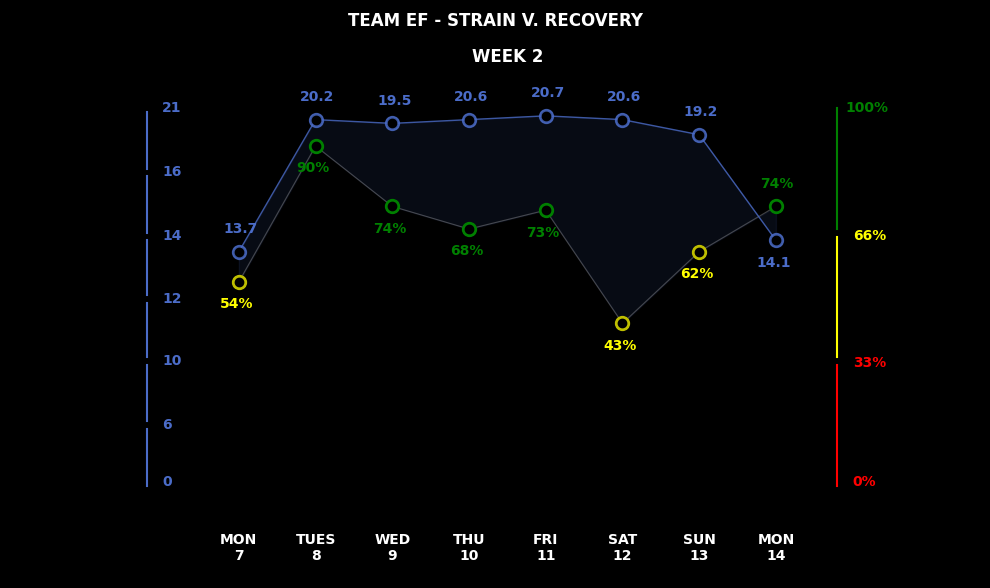

Write Python code to recreate this figure.
import matplotlib.pyplot as plt

# Defines the points of my plot
x = [7, 8, 9, 10, 11, 12, 13, 14]
strain_loc = [.62, .97, .96, .97, .98, .97, .93, .65]
recovery = [.54, .90, .74, .68, .73, .43, .62, .74]
strain = [13.7, 20.2, 19.5, 20.6, 20.7, 20.6, 19.2, 14.1]

# Make the background black for style
plt.style.use('dark_background')

# Creates the plot
fig, ax = plt.subplots()

# Defines the width and height of the plot
ax.axis([5.5, 15.5, -0.1, 1.1])

# Creates the faint blue fill between the 2 lines on the plot
ax.fill_between(x, recovery, strain_loc, color="#4b6cc8", alpha=0.1)

# Creates the Recovery points and line connecting them
ax.plot(x, recovery, color="gray", linewidth=0.8, alpha=0.5)
ax.plot([8, 9, 10, 11, 14], [.90, .74, .68, .73, .74], 'go', markersize=10)
ax.plot([7, 12, 13], [.54, .43, .62], 'yo', markersize=10)
ax.plot(x, recovery, 'bo', color='black', markersize=6)

# Creates the Strain points and the line connecting them
ax.plot(x, strain_loc, color="#4b6cc8", linewidth=1, alpha=0.8)
ax.plot(x, strain_loc, 'o', color="#4b6cc8", markersize=10, alpha=0.8)
ax.plot(x, strain_loc, 'o', color="black", markersize=6)

# Creates the right y-axis lines (colored red, yellow, and green)
ax.plot([14.8, 14.8], [0, .32], color="red", markersize=3)
ax.plot([14.8, 14.8], [.34, .66], color="yellow", markersize=3)
ax.plot([14.8, 14.8], [.68, 1], color="green", markersize=3)

# Creates the tick labels of the right y-axis
plt.annotate("0%", (15, 0), color="red", weight="bold")
plt.annotate("33%", (15, .315), color="red", weight="bold")
plt.annotate("66%", (15, .65), color="yellow", weight="bold")
plt.annotate("100%", (14.9, .99), color="green", weight="bold")

# Creates the left y-axis
ax.plot([5.8, 5.8], [0, .15], color="#4b6cc8")
ax.plot([5.8, 5.8], [.17, .32], color="#4b6cc8")
ax.plot([5.8, 5.8], [.34, .485], color="#4b6cc8")
ax.plot([5.8, 5.8], [.505, .65], color="#4b6cc8")
ax.plot([5.8, 5.8], [.67, .82], color="#4b6cc8")
ax.plot([5.8, 5.8], [.84, .99], color="#4b6cc8")

# Creates the tick labels of the left y-axis
plt.annotate(0, (6, 0), color="#4b6cc8", weight="bold")
plt.annotate(6, (6, .15), color="#4b6cc8", weight="bold")
plt.annotate(10, (6, .32), color="#4b6cc8", weight="bold")
plt.annotate(12, (6, .485), color="#4b6cc8", weight="bold")
plt.annotate(14, (6, .65), color="#4b6cc8", weight="bold")
plt.annotate(16, (6, .82), color="#4b6cc8", weight="bold")
plt.annotate(21, (6, .99), color="#4b6cc8", weight="bold")

# Removes the box that surrounds the plot (pre-set axes)
ax.spines["right"].set_color("black")
ax.spines["left"].set_color("black")
ax.spines["top"].set_color("black")
ax.spines["bottom"].set_color("black")

# Removes the x-axis and left y-axis
plt.tick_params(
    axis='both',
    which='both',
    bottom=False
)

# Removes the left y-axis ticks and labels
ax.get_yaxis().set_visible(False)

# Sets the x-axis labels
plt.xticks((7, 8, 9, 10, 11, 12, 13, 14), ("MON\n7", "TUES\n8", "WED\n9", "THU\n10",
                                           "FRI\n11", "SAT\n12", "SUN\n13", "MON\n14"), fontweight="bold")

# Labels all but the last set of points on the plot (all but "MON 14" points)
for i in range(0, 7):
    plt.annotate(strain[i], (x[i] - 0.2, strain_loc[i] + 0.05), color="#4b6cc8", weight="bold")
    if recovery[i] > 0.66:
        plt.annotate("{:.0%}".format(recovery[i]), (x[i] - 0.25, recovery[i] - 0.07), color="green", weight="bold")
    else:
        plt.annotate("{:.0%}".format(recovery[i]), (x[i] - 0.25, recovery[i] - 0.07), color="yellow", weight="bold")

# Labels the last points ("MON 14")
plt.annotate(strain[7], (x[7] - 0.25, strain_loc[7] - 0.07), color="#4b6cc8", weight="bold")
plt.annotate("{:.0%}".format(recovery[7]), (x[7] - 0.2, recovery[7] + 0.05), color="green", weight="bold")

# Sets title and supplementary title
plt.title("WEEK 2", fontweight="bold")
plt.suptitle("TEAM EF - STRAIN V. RECOVERY", fontweight="bold")

# Prints the plot!
plt.show()
